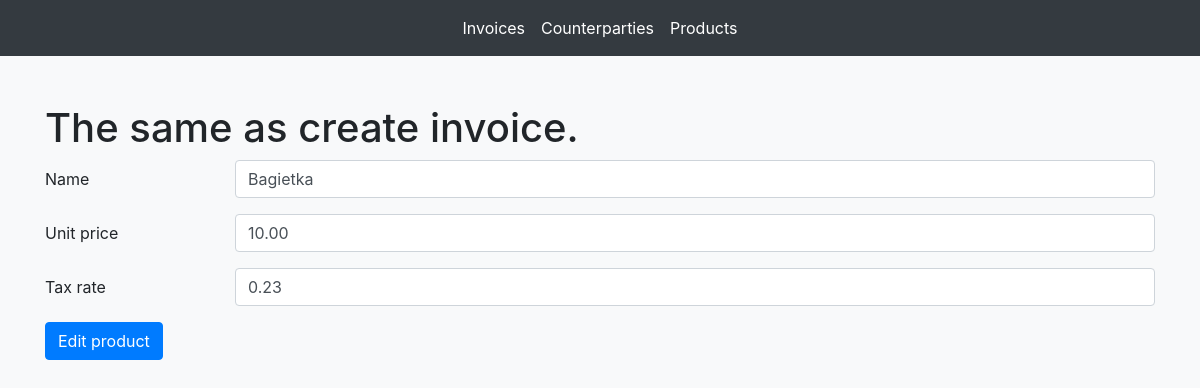
Screenshot of /faktury/edytujprodukt/3/ with the database file from the repository.
### faktury/models.py (models this page shows, shortened)
class Service(models.Model):
    name = models.CharField(max_length=200)
    unit_price = models.DecimalField(decimal_places=2, max_digits=10)
    tax_rate = models.DecimalField(decimal_places=2, max_digits=2)

### faktury/views.py (the view)
# urls.py: path('edytujprodukt/<int:service_id>/', views.Service_edit_form, name='edytujprodukt'),
def Service_edit_form(request, service_id):
    service = get_object_or_404(Service, pk=service_id)
    data = {'name':service.name, 'unit_price':service.unit_price, 'tax_rate':service.tax_rate}
    form = ServiceForm(initial=data)
    if request.method == 'POST':
        form = ServiceForm(request.POST, instance=service)
        if form.is_valid():
            form.save()
            return redirect('faktury:listaproduktow')
    return render(request, 'faktury/edytujprodukt.html', {'form': form})

### faktury/forms.py
class ServiceForm(forms.ModelForm):
    class Meta:
        model = Service
        fields = ('name', 'unit_price', 'tax_rate')
        widgets = {
            'name': forms.TextInput(attrs={'class': 'form-control', 'placeholder': 'Name'}),
            'unit_price': forms.TextInput(attrs={'class': 'form-control', 'placeholder': 'Unit price'}),
            'tax_rate': forms.TextInput(attrs={'class': 'form-control', 'placeholder': 'Tax rate'})
        }

### faktury/templates/faktury/edytujprodukt.html (shortened to what this page needs)
{% extends "faktury/base.html" %}
{% block content %}
<div class="container mt-5">
    <h1>The same as create invoice.</h1>
    <form method="post">
        <div class="form-group row">
            <label for="inputName" class="col-sm-2 col-form-label">Name</label>
            <div class="col-sm-10">
                {{ form.name }}
            </div>
        </div>
        <div class="form-group row">
            <label for="inputUnitPrice" class="col-sm-2 col-form-label">Unit price</label>
            <div class="col-sm-10">
                {{ form.unit_price }}
            </div>
        </div>
        <div class="form-group row">
            <label for="inputTaxRate" class="col-sm-2 col-form-label">Tax rate</label>
            <div class="col-sm-10">
                {{ form.tax_rate }}
            </div>
        </div>
        <div class="form-group row">
            <div class="col-sm-10">
                <button type="submit" class="btn btn-primary">Edit product</button>
            </div>
        </div>
    </form>
</div>
{% endblock content %}

### rows the page displays
Service: name "Bagietka", unit_price "10.00", tax_rate "0.23"
